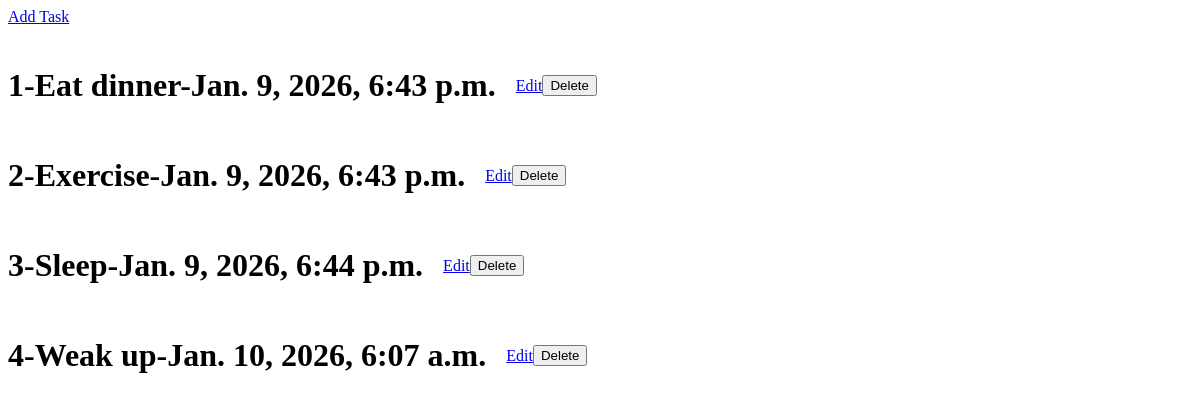
The app's page /, older data.
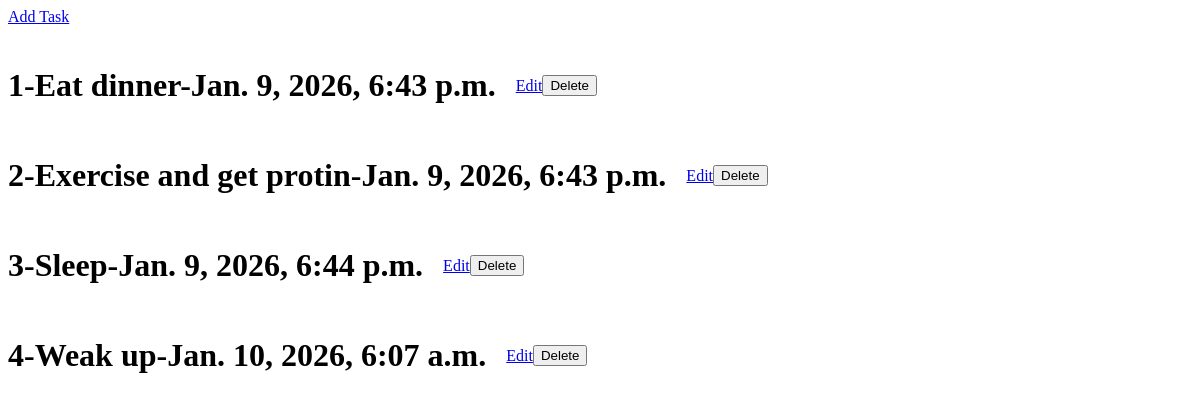
The same page, newer data.
### data/models.py (models this page shows, shortened)
class Data(models.Model):
    title = models.TextField(max_length=200, null=True)
    text = models.TextField(max_length=1000, null=True)
    created_at = models.DateTimeField(auto_now_add=True)
    updated_at = models.DateTimeField(auto_now=True)

### data/views.py (the view)
# urls.py: path('', views.index, name='index'),
def index(request):
    data = Data.objects.all().order_by('id')
    return render(request, 'data/index.html', {'data':data})

### data/templates/data/index.html (shortened to what this page needs)
{% extends 'layout.html' %}
{% block content %}
    <div style="margin-bottom: 20px;">
        <a href="{% url 'add' %}" class="bg-blue-600 text-white px-4 py-2 rounded hover:bg-blue-700 transition">Add Task</a>
    </div>
    {% for data in data %}
           <div style="display: flex; align-items: center; margin-bottom: 10px;">
              <h1 style="margin-right: 20px;">{{data.id}}-{{data.title}}-{{data.created_at}}</h1>
              <a href="{% url 'edit' data.id %}" class="bg-yellow-500 text-white px-3 py-1 rounded hover:bg-yellow-600 transition">Edit</a>
              <form action="{% url 'delete' data.id %}" method="post" style="display:inline;">
                    <button
                        type="submit"
                        class="bg-red-500 text-white px-3 py-1 rounded hover:bg-red-600 transition">
                        Delete
                    </button>
              </form>
           </div>
    {% endfor %}
{% endblock content %}

Row changes from the older to the newer data that the page shows:
changed Data id 2: title "Exercise" → "Exercise and get protin"
